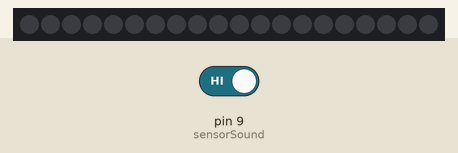
Simulated run of this sketch. Board: Arduino Uno, built with avr-gcc and run on an emulated ATmega328P. Shown: 20 RGB LEDs in strip order, left to right. Inputs (shaded band) come from the test bench; at power-on: pin 9 (sensorSound) HIGH.

Above: at 1.2 s.
1.3 s: pin 9 (sensorSound) driven LOW
At 1.75 s:
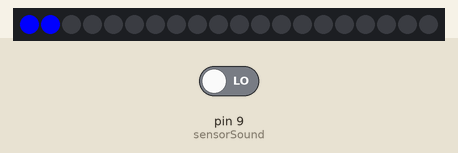
At 7.5 s:
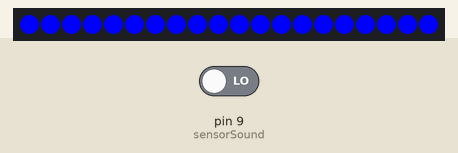
Timing chart, 0 to 9.0 s (numbered marks = the images above; inputs shaded):
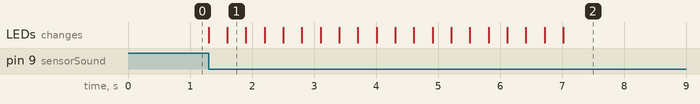

The sketch:

FitaLed.ino
```cpp
#include <Adafruit_NeoPixel.h>
#include <avr/power.h>
#define PIN             6
#define NUMPIXELS      20
#define sensorSound     9
boolean flag;
Adafruit_NeoPixel pixels = Adafruit_NeoPixel(NUMPIXELS, PIN);

void setup() {
  pixels.begin();
  Serial.begin(9600);
  pinMode(sensorSound, INPUT);
}

void loop() {
  if(digitalRead(sensorSound) == LOW){
         uint32_t color;
          for(int i=0;i<NUMPIXELS;i++){
          color = pixels.Color(0, 0, 255);
          pixels.setPixelColor(i,color);
          pixels.show();
          delay(300);
       }
  }
}
```

Measured:
- after the input at 1.3 s, the LEDs: first change at once (image 1 shows a later state)
